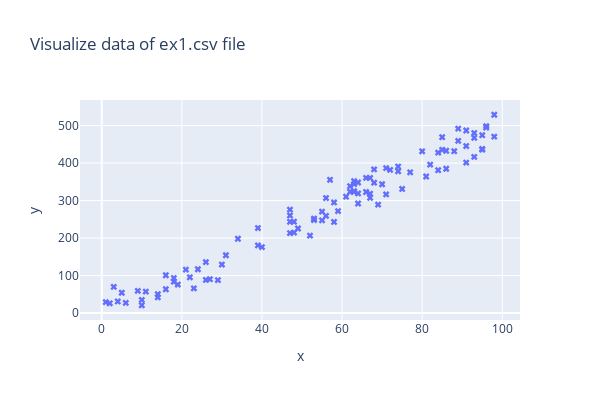

The notebook cell saved with this chart:
### Code cell
fig = go.Figure()
fig.add_trace(go.Scatter( x= x_col,
                          y= y_col, 
                          mode= 'markers', 
                          marker= dict(symbol= 'x')))
fig.update_xaxes(title = 'x')
fig.update_yaxes(title = 'y', tickangle= 0)
fig.update_layout(width = 600, height= 400, title_text= 'Visualize data of ex1.csv file', showlegend= False)
fig.show()

### Figure 1 — Plotly figure (JSON) as saved in the notebook; plotly's stock layout.template omitted (floating-point values rounded to 4 significant figures)
{"data": [{"marker": {"symbol": "x"}, "mode": "markers", "type": "scatter", "x": [59, 86, 95, 91, 14, 16, 67, 81, 86, 9, 75, 30, 4, 10, 63, 69, 84, 95, 55, 53, 48, 74, 3, 62, 80, 68, 63, 66, 71, 68, 91, 39, 63, 96, 82, 56, 47, 2, 84, 61, 77, 85, 18, 95, 64, 88, 67, 62, 96, 85, 74, 26, 64, 47, 34, 55, 47, 11, 71, 70, 31, 93, 93, 98, 67, 93, 6, 89, 14, 26, 39, 24, 64, 89, 16, 58, 57, 5, 19, 63, 18, 23, 72, 29, 49, 27, 56, 22, 66, 98, 53, 58, 1, 48, 10, 91, 47, 40, 21, 52], "y": [271.9, 432.7, 437.7, 401.2, 50.52, 100.9, 318.3, 364.1, 384.8, 59.3, 330.9, 129.4, 31.05, 20.89, 351.9, 289.1, 427.7, 474.2, 247.3, 248.0, 243.7, 390.7, 69.77, 323.4, 431.4, 347.7, 323.5, 360.6, 386.4, 383.0, 445.4, 226.7, 325.2, 498.4, 395.9, 259.3, 243.3, 26.13, 381.0, 310.2, 375.3, 435.3, 83.71, 435.5, 348.1, 431.7, 307.5, 338.3, 494.7, 468.9, 378.1, 135.8, 319.0, 260.3, 198.2, 270.5, 213.2, 57.31, 316.4, 343.4, 154.2, 480.0, 416.4, 528.8, 360.4, 467.3, 27.1, 491.7, 41.89, 88.29, 180.5, 116.8, 292.2, 459.1, 63.5, 243.0, 355.4, 54.2, 76.09, 343.9, 93.46, 65.99, 381.8, 87.94, 225.6, 90.3, 306.7, 95.38, 322.8, 470.3, 252.0, 295.0, 29.09, 214.7, 35.14, 486.9, 275.9, 176.0, 115.9, 206.6]}], "layout": {"height": 400, "showlegend": false, "title": {"text": "Visualize data of ex1.csv file"}, "width": 600, "xaxis": {"title": {"text": "x"}}, "yaxis": {"tickangle": 0, "title": {"text": "y"}}}}
